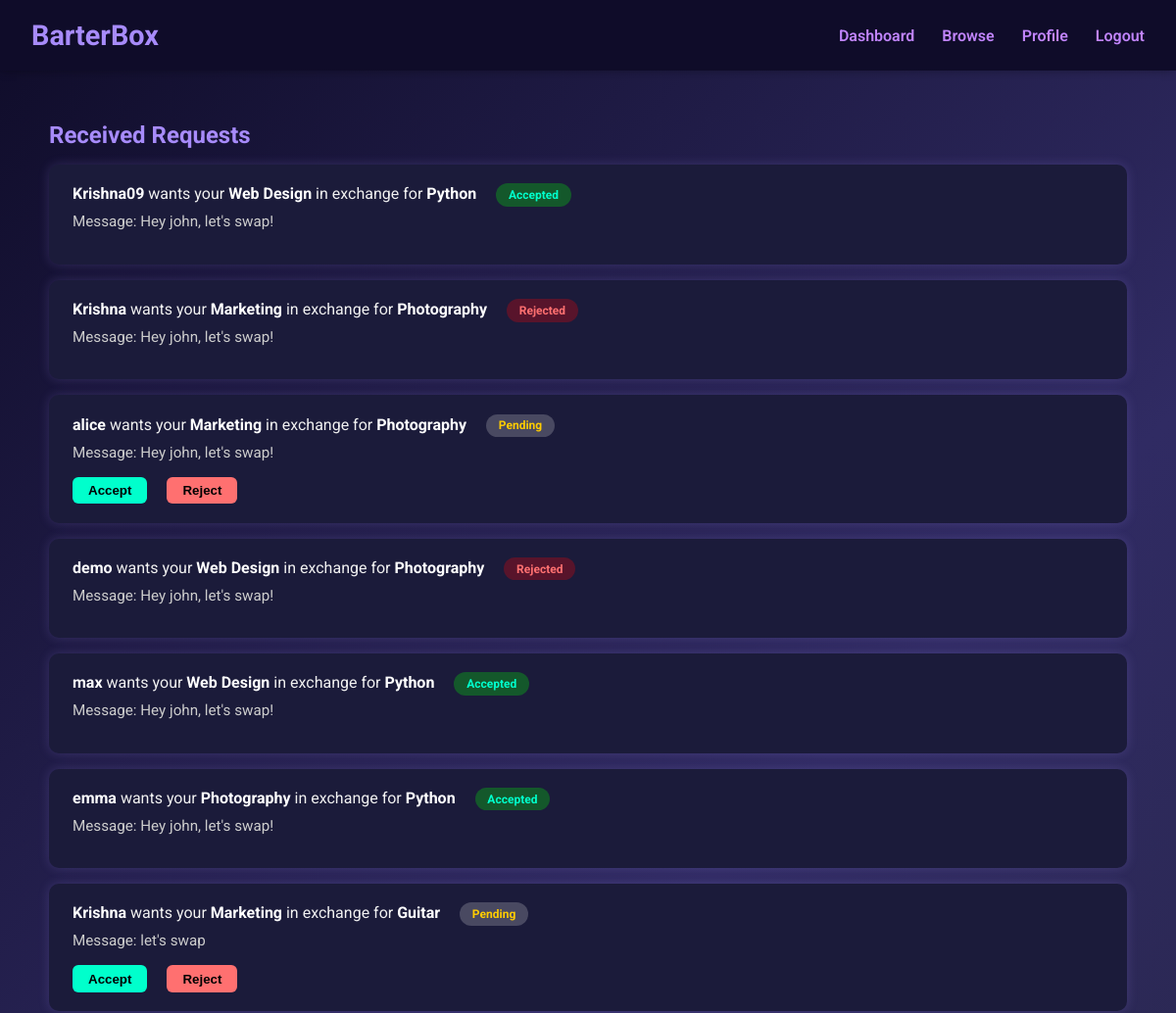
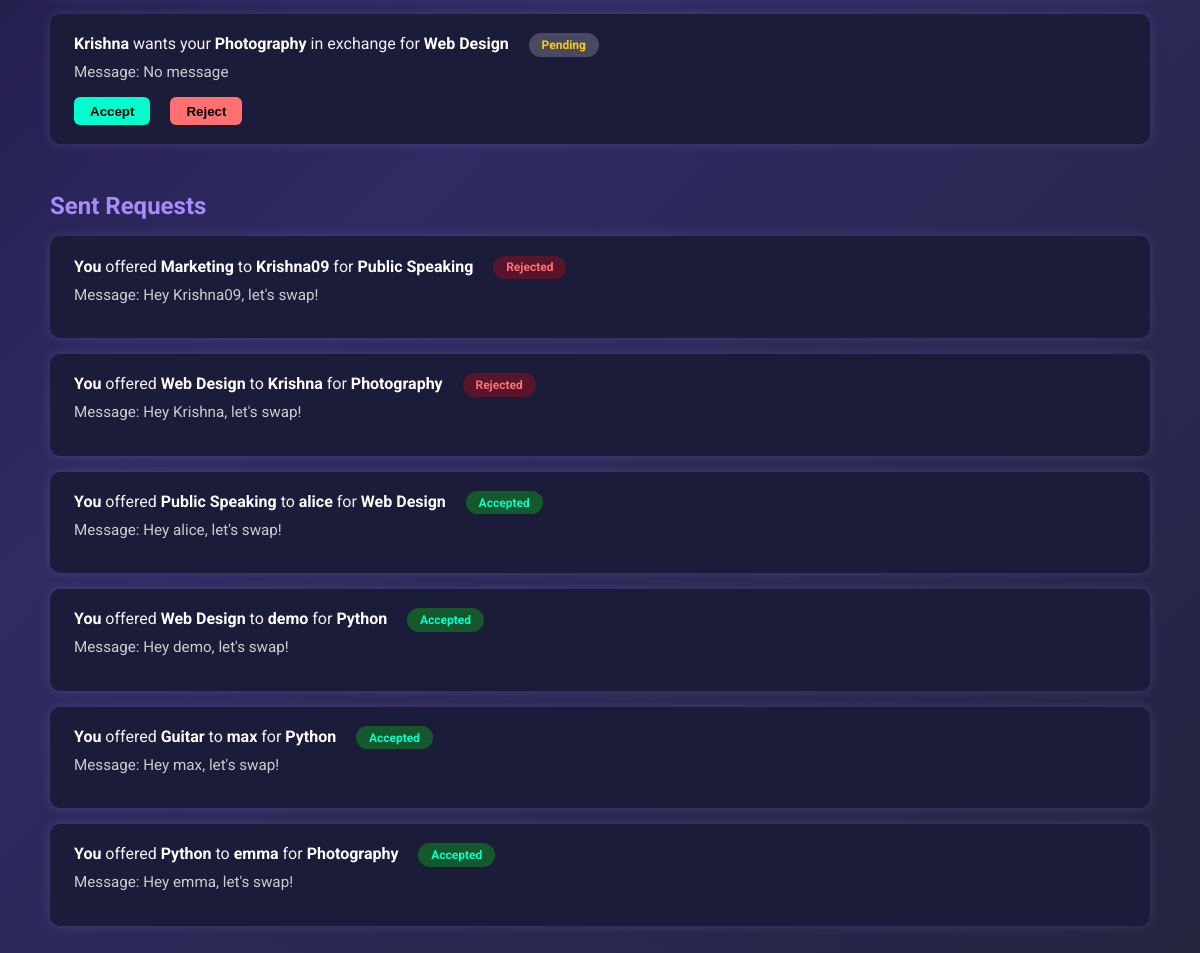
Page /requests/ (signed in) on the committed database (2 pictures, top to bottom).
### core/models.py (models this page shows, shortened)
class SwapRequest(models.Model):
    STATUS_CHOICES = [
        ('pending', 'Pending'),
        ('accepted', 'Accepted'),
        ('rejected', 'Rejected'),
    ]
    sender = models.ForeignKey(User, on_delete=models.CASCADE, related_name='sent_requests')
    receiver = models.ForeignKey(User, on_delete=models.CASCADE, related_name='received_requests')
    offered_skill = models.ForeignKey(Skill, on_delete=models.CASCADE, related_name='offered_requests')
    wanted_skill = models.ForeignKey(Skill, on_delete=models.CASCADE, related_name='wanted_requests')
    message = models.TextField(blank=True)
    status = models.CharField(max_length=10, choices=STATUS_CHOICES, default='pending')
    created_at = models.DateTimeField(auto_now_add=True)
    feedback = models.TextField(blank=True, null=True)
    rating = models.PositiveSmallIntegerField(blank=True, null=True)

class Skill(models.Model):
    name = models.CharField(max_length=50)
    def __str__(self):
        return self.name

### core/views.py (the view, shortened to what this page needs)
# urls.py: path('requests/', views.swap_requests_dashboard, name='swap_requests'),
@login_required
def swap_requests_dashboard(request):
    sent = SwapRequest.objects.filter(sender=request.user)
    received = SwapRequest.objects.filter(receiver=request.user)
    return render(request, 'core/swap_dashboard.html', {
        'sent_requests': sent,
        'received_requests': received,
    })

### core/templates/core/swap_dashboard.html (shortened to what this page needs)
{% load static %}
<!DOCTYPE html>
<html lang="en">
<head>
</head>
<body>
  <nav>
    <div class="logo">BarterBox</div>
    <div class="nav-links">
      <a href="{% url 'dashboard' %}">Dashboard</a>
      <a href="{% url 'browse_users' %}">Browse</a>
      <a href="{% url 'profile' %}">Profile</a>
      <a href="{% url 'logout' %}">Logout</a>
    </div>
  </nav>
  <div class="container">
    <div class="section">
      <h2>Received Requests</h2>
      {% for swap in received_requests %}
        <div class="card">
          <strong>{{ swap.sender.username }}</strong> wants your <strong>{{ swap.wanted_skill }}</strong> in exchange for <strong>{{ swap.offered_skill }}</strong>
          <span class="status {{ swap.status }}">{{ swap.status|title }}</span>
          <p>Message: {{ swap.message|default:"No message" }}</p>
          {% if swap.status == 'pending' %}
          <div class="actions">
            <form method="post">
              <button type="submit" class="btn-accept">Accept</button>
            </form>
            <form method="post">
              <button type="submit" class="btn-reject">Reject</button>
            </form>
          </div>
          {% endif %}
        </div>
      {% empty %}
        <p>No requests received yet.</p>
      {% endfor %}
    </div>
    <div class="section">
      <h2>Sent Requests</h2>
      {% for swap in sent_requests %}
        <div class="card">
          <strong>You</strong> offered <strong>{{ swap.offered_skill }}</strong> to <strong>{{ swap.receiver.username }}</strong> for <strong>{{ swap.wanted_skill }}</strong>
          <span class="status {{ swap.status }}">{{ swap.status|title }}</span>
          <p>Message: {{ swap.message|default:"No message" }}</p>
        </div>
      {% empty %}
        <p>No requests sent yet.</p>
      {% endfor %}
    </div>
  </div>
</body>
</html>

### core/templates/core/swap_dashboard.html (style rules this page uses)
body, html { margin: 0; padding: 0; background: linear-gradient(135deg, #0f0c29, #302b63, #24243e); font-family: 'Roboto', sans-serif; color: #f1f1f1; }
nav { background: #0f0c29; padding: 1.2rem 2rem; display: flex; justify-content: space-between; align-items: center; box-shadow: 0 0 10px #0005; }
.logo { font-size: 1.8rem; font-weight: bold; color: #a78bfa; }
.nav-links a { color: #c084fc; margin-left: 1.5rem; text-decoration: none; font-weight: 600; }
.container { max-width: 1100px; margin: auto; padding: 2rem; }
h2 { color: #a78bfa; margin-bottom: 1rem; }
.section { margin-bottom: 3rem; }
.card { background: #1b1b3a; border-radius: 10px; padding: 1.2rem 1.5rem; margin-bottom: 1rem; box-shadow: 0 0 12px #a78bfa33; animation: fadeIn 0.4s ease; }
.card strong { color: #fff; }
.card p { font-size: 0.95rem; color: #ccc; margin-top: 0.4rem; }
.card .status { display: inline-block; padding: 0.3rem 0.8rem; border-radius: 12px; font-size: 0.75rem; font-weight: bold; margin-left: 1rem; }
.status.pending { background: #fff3; color: #ffcc00; }
.status.accepted { background: #0f04; color: #00ffcc; }
.status.rejected { background: #f004; color: #ff7070; }
.actions { margin-top: 1rem; }
.actions form { display: inline; margin-right: 1rem; }
.actions button { padding: 0.4rem 1rem; border: none; border-radius: 6px; font-weight: bold; cursor: pointer; transition: 0.3s ease; }
.btn-accept { background: #00ffcc; color: #000; }
.btn-reject { background: #ff7070; color: #000; }

### rows in the picture
SwapRequest: sender.username "Krishna09", wanted_skill "Web Design", offered_skill "Python", status "Accepted", message "Hey john, let's swap!"
SwapRequest: sender.username "Krishna", wanted_skill "Marketing", offered_skill "Photography", status "Rejected", message "Hey john, let's swap!"
SwapRequest: sender.username "alice", wanted_skill "Marketing", offered_skill "Photography", status "Pending", message "Hey john, let's swap!"
SwapRequest: sender.username "demo", wanted_skill "Web Design", offered_skill "Photography", status "Rejected", message "Hey john, let's swap!"
SwapRequest: sender.username "max", wanted_skill "Web Design", offered_skill "Python", status "Accepted", message "Hey john, let's swap!"
SwapRequest: sender.username "emma", wanted_skill "Photography", offered_skill "Python", status "Accepted", message "Hey john, let's swap!"
SwapRequest: sender.username "Krishna", wanted_skill "Marketing", offered_skill "Guitar", status "Pending", message "let's swap"
SwapRequest: sender.username "Krishna", wanted_skill "Photography", offered_skill "Web Design", status "Pending", message "No message"
SwapRequest: offered_skill "Marketing", receiver.username "Krishna09", wanted_skill "Public Speaking", status "Rejected", message "Hey Krishna09, let's swap!"
SwapRequest: offered_skill "Web Design", receiver.username "Krishna", wanted_skill "Photography", status "Rejected", message "Hey Krishna, let's swap!"
SwapRequest: offered_skill "Public Speaking", receiver.username "alice", wanted_skill "Web Design", status "Accepted", message "Hey alice, let's swap!"
SwapRequest: offered_skill "Web Design", receiver.username "demo", wanted_skill "Python", status "Accepted", message "Hey demo, let's swap!"
SwapRequest: offered_skill "Guitar", receiver.username "max", wanted_skill "Python", status "Accepted", message "Hey max, let's swap!"
SwapRequest: offered_skill "Python", receiver.username "emma", wanted_skill "Photography", status "Accepted", message "Hey emma, let's swap!"
